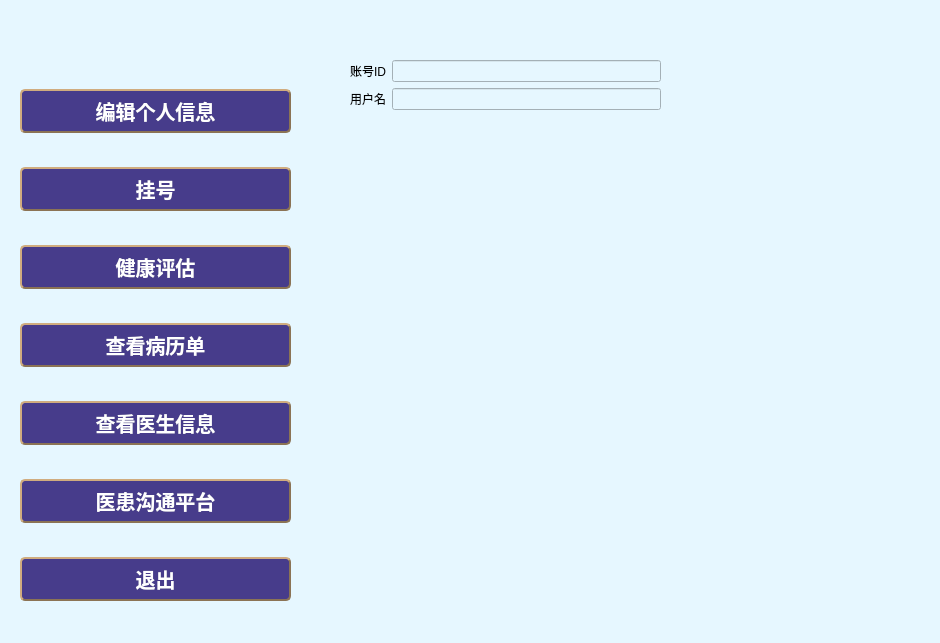
<?xml version="1.0" encoding="UTF-8"?>
<ui version="4.0">
 <class>patient</class>
 <widget class="QWidget" name="patient">
  <property name="geometry">
   <rect>
    <x>0</x>
    <y>0</y>
    <width>940</width>
    <height>643</height>
   </rect>
  </property>
  <property name="windowTitle">
   <string>Form</string>
  </property>
  <property name="styleSheet">
   <string notr="true">background-color: #e6f7ff;
</string>
  </property>
  <widget class="QWidget" name="verticalLayoutWidget">
   <property name="geometry">
    <rect>
     <x>20</x>
     <y>61</y>
     <width>271</width>
     <height>571</height>
    </rect>
   </property>
   <layout class="QVBoxLayout" name="verticalLayout">
    <item>
     <widget class="QPushButton" name="selfinformation">
      <property name="minimumSize">
       <size>
        <width>74</width>
        <height>0</height>
       </size>
      </property>
      <property name="styleSheet">
       <string notr="true">QPushButton
{
	background-color: #473C8B; /*背景色*/ 
	border-style: outset;
	border-width: 2px;
	border-radius:5px; /*边界圆滑*/
	border-color: #8B7355;
	font: bold 20px;
	min-width:2em;
	color:white; /*字体颜色*/
	font-family:华文新魏;
	padding: 5px;
}
 
QPushButton:hover
{
	background-color: rgb(0, 150, 0);
}
 
QPushButton:pressed
{
	background-color: #1E90FF; /*伪状态经过时背景色*/ 
	border-style: inset;
}
QPushButton:!enabled{
	background-color: rgb(100, 100, 100);
	border-style: inset;
}</string>
      </property>
      <property name="text">
       <string>编辑个人信息</string>
      </property>
     </widget>
    </item>
    <item>
     <widget class="QPushButton" name="Register">
      <property name="styleSheet">
       <string notr="true">QPushButton
{
	background-color: #473C8B; /*背景色*/ 
	border-style: outset;
	border-width: 2px;
	border-radius:5px; /*边界圆滑*/
	border-color: #8B7355;
	font: bold 20px;
	min-width:2em;
	color:white; /*字体颜色*/
	font-family:华文新魏;
	padding: 5px;
}
 
QPushButton:hover
{
	background-color: rgb(0, 150, 0);
}
 
QPushButton:pressed
{
	background-color: #1E90FF; /*伪状态经过时背景色*/ 
	border-style: inset;
}
QPushButton:!enabled{
	background-color: rgb(100, 100, 100);
	border-style: inset;
}</string>
      </property>
      <property name="text">
       <string>挂号</string>
      </property>
     </widget>
    </item>
    <item>
     <widget class="QPushButton" name="HAP">
      <property name="styleSheet">
       <string notr="true">QPushButton
{
	background-color: #473C8B; /*背景色*/ 
	border-style: outset;
	border-width: 2px;
	border-radius:5px; /*边界圆滑*/
	border-color: #8B7355;
	font: bold 20px;
	min-width:2em;
	color:white; /*字体颜色*/
	font-family:华文新魏;
	padding: 5px;
}
 
QPushButton:hover
{
	background-color: rgb(0, 150, 0);
}
 
QPushButton:pressed
{
	background-color: #1E90FF; /*伪状态经过时背景色*/ 
	border-style: inset;
}
QPushButton:!enabled{
	background-color: rgb(100, 100, 100);
	border-style: inset;
}</string>
      </property>
      <property name="text">
       <string>健康评估</string>
      </property>
     </widget>
    </item>
    <item>
     <widget class="QPushButton" name="Viewcases">
      <property name="styleSheet">
       <string notr="true">QPushButton
{
	background-color: #473C8B; /*背景色*/ 
	border-style: outset;
	border-width: 2px;
	border-radius:5px; /*边界圆滑*/
	border-color: #8B7355;
	font: bold 20px;
	min-width:2em;
	color:white; /*字体颜色*/
	font-family:华文新魏;
	padding: 5px;
}
 
QPushButton:hover
{
	background-color: rgb(0, 150, 0);
}
 
QPushButton:pressed
{
	background-color: #1E90FF; /*伪状态经过时背景色*/ 
	border-style: inset;
}
QPushButton:!enabled{
	background-color: rgb(100, 100, 100);
	border-style: inset;
}</string>
      </property>
      <property name="text">
       <string>查看病历单</string>
      </property>
     </widget>
    </item>
    <item>
     <widget class="QPushButton" name="seeinformation">
      <property name="styleSheet">
       <string notr="true">QPushButton
{
	background-color: #473C8B; /*背景色*/ 
	border-style: outset;
	border-width: 2px;
	border-radius:5px; /*边界圆滑*/
	border-color: #8B7355;
	font: bold 20px;
	min-width:2em;
	color:white; /*字体颜色*/
	font-family:华文新魏;
	padding: 5px;
}
 
QPushButton:hover
{
	background-color: rgb(0, 150, 0);
}
 
QPushButton:pressed
{
	background-color: #1E90FF; /*伪状态经过时背景色*/ 
	border-style: inset;
}
QPushButton:!enabled{
	background-color: rgb(100, 100, 100);
	border-style: inset;
}</string>
      </property>
      <property name="text">
       <string>查看医生信息</string>
      </property>
     </widget>
    </item>
    <item>
     <widget class="QPushButton" name="DPCP1">
      <property name="styleSheet">
       <string notr="true">QPushButton
{
	background-color: #473C8B; /*背景色*/ 
	border-style: outset;
	border-width: 2px;
	border-radius:5px; /*边界圆滑*/
	border-color: #8B7355;
	font: bold 20px;
	min-width:2em;
	color:white; /*字体颜色*/
	font-family:华文新魏;
	padding: 5px;
}
 
QPushButton:hover
{
	background-color: rgb(0, 150, 0);
}
 
QPushButton:pressed
{
	background-color: #1E90FF; /*伪状态经过时背景色*/ 
	border-style: inset;
}
QPushButton:!enabled{
	background-color: rgb(100, 100, 100);
	border-style: inset;
}</string>
      </property>
      <property name="text">
       <string>医患沟通平台</string>
      </property>
     </widget>
    </item>
    <item>
     <widget class="QPushButton" name="exit">
      <property name="styleSheet">
       <string notr="true">QPushButton
{
	background-color: #473C8B; /*背景色*/ 
	border-style: outset;
	border-width: 2px;
	border-radius:5px; /*边界圆滑*/
	border-color: #8B7355;
	font: bold 20px;
	min-width:2em;
	color:white; /*字体颜色*/
	font-family:华文新魏;
	padding: 5px;
}
 
QPushButton:hover
{
	background-color: rgb(0, 150, 0);
}
 
QPushButton:pressed
{
	background-color: #1E90FF; /*伪状态经过时背景色*/ 
	border-style: inset;
}
QPushButton:!enabled{
	background-color: rgb(100, 100, 100);
	border-style: inset;
}</string>
      </property>
      <property name="text">
       <string>退出</string>
      </property>
     </widget>
    </item>
   </layout>
  </widget>
  <widget class="QWidget" name="formLayoutWidget">
   <property name="geometry">
    <rect>
     <x>350</x>
     <y>60</y>
     <width>311</width>
     <height>100</height>
    </rect>
   </property>
   <layout class="QFormLayout" name="formLayout">
    <item row="0" column="0">
     <widget class="QLabel" name="label">
      <property name="text">
       <string>账号ID</string>
      </property>
     </widget>
    </item>
    <item row="0" column="1">
     <widget class="QLineEdit" name="viexid"/>
    </item>
    <item row="1" column="0">
     <widget class="QLabel" name="label_2">
      <property name="text">
       <string>用户名</string>
      </property>
     </widget>
    </item>
    <item row="1" column="1">
     <widget class="QLineEdit" name="viewname"/>
    </item>
   </layout>
  </widget>
 </widget>
 <resources/>
 <connections/>
</ui>
